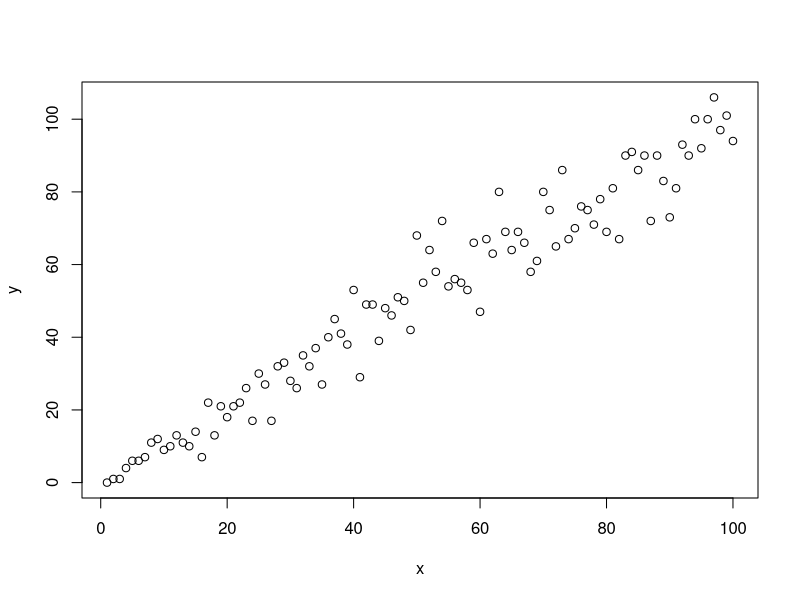

Write the R code that produced this figure.
## ---- chunk 1
1 + 1
## ---- chunk 2
#| echo: false
2 * 2
## ---- chunk 3
#| echo: false
#| label: fig-my_plot
#| fig-cap: "My really neat plot!"

x <- seq(1, 100)
y <- rpois(100, x)
plot(y ~ x)
